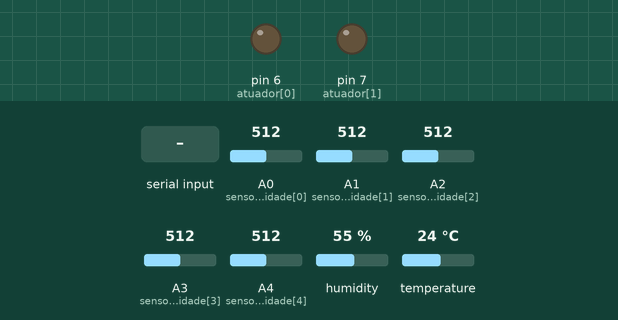
Recording of a sketch running on a simulated Arduino Uno, built with avr-gcc and run on an emulated ATmega328P. On the bench: output pins drawn as LEDs (lit = HIGH). The test bench sets the inputs (shaded band); at power-on: A0 (sensors_umidade[0]) = 512, A1 (sensors_umidade[1]) = 512, A2 (sensors_umidade[2]) = 512, A3 (sensors_umidade[3]) = 512, A4 (sensors_umidade[4]) = 512, humidity 55 %, temperature 24 °C. What the sketch prints to the serial monitor is not drawn.

Above: at 1.2 s.
1.3 s: "1,90\n" received over Serial
At 2.7 s:
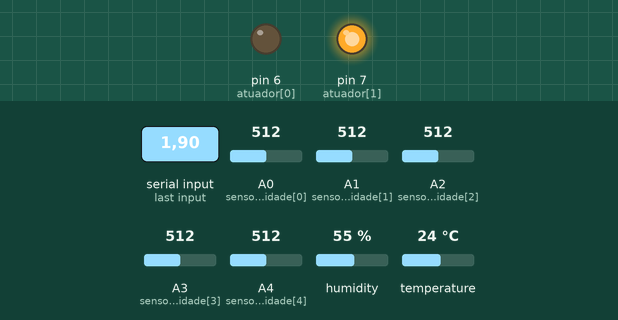
3.8 s: "90,45\n" received over Serial
At 5.9 s:
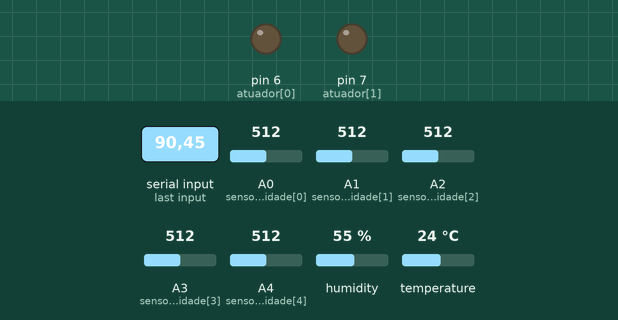
Timing chart, 0 to 7.4 s (numbered marks = the images above; inputs shaded):
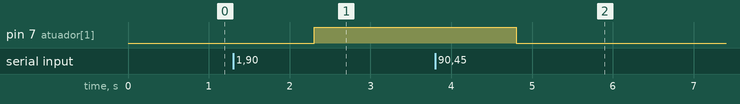

The sketch:

GardenBoardV1.ino
```cpp
#include <dht.h>

dht DHT;
/************************************************/
int atuador[2] = {6,7};  // rele aciona bomba de agua em linha 1 e 2  atuador

/************************************************/
/*
 *  Sensores dht11 e umidade de solo
 *  pinos UMIDADE DE SOLO A0, A1 , A2 ,A3 ,A4
 *  pino dht11 - A5
*/
#define DHT11_PIN A5


int sensors_umidade[5] = {A0, A1, A2, A3, A4 };
int i=0;


/************************************************/

int STATUS_UMIDADE[5] = {0 , 0, 0, 0, 0};

String entrada;

void setup() {
  // put your setup code here, to run once:
  Serial.begin(9600);
  pinMode(atuador[0], OUTPUT);
  pinMode(atuador[1], OUTPUT);
  digitalWrite(atuador[0],LOW);
  digitalWrite(atuador[1],LOW);

  for (i = A0; i < A5; i++){
    Serial.print("\n\tSensor de Umidade start - ");
    Serial.print(i);
    pinMode(i,INPUT);
    Serial.print("\n");
  }

}

void loop() {

 entrada = Serial.readString();
 Serial.println(entrada);
 TrataString(entrada);

 for ( i = 0; i < 5; i++){
   STATUS_UMIDADE[i] = 0;
 }

  PrintSensores();
  delay(100);

}


void PrintSensores(){

 for (i = 0; i < 5; i++){
    STATUS_UMIDADE[i] = map(analogRead(sensors_umidade[i]),0,1023,0,100);
    //Serial.print("\t");
  }

 for ( i = 0; i < 5; i++){
   Serial.print("\tA");
   Serial.print(i);
   Serial.print(" - ");
   Serial.println(STATUS_UMIDADE[i]);
   //Serial.print("\t");

 }

  int chk = DHT.read11(DHT11_PIN);
  Serial.print("Temperature = ");
  Serial.print(DHT.temperature);
  Serial.print("; Humidity = ");
  Serial.println(DHT.humidity);


}

// resolver problema de contole de luminosidade

void TrataString(String texto){
   int pin;
   int enabled;

   pin = texto.substring(0,1).toInt();
   enabled = texto.substring(2,3).toInt();
   bool b=(enabled ? true : false);
   // pin           = atoi(texto.substring(0,1));
   // Enabled = atoi(texto.substring(2,3));

   Serial.println(pin);
   Serial.println(enabled);
   Serial.println(texto.substring(4,5));
   controle_luz(pin,b);
}

void controle_luz(int pin, bool enabled){
  digitalWrite(atuador[pin ? 1 : 0],enabled ? HIGH : LOW);
}
```

Measured:
- after the input at 1.3 s, pin 7 (atuador[1]): LOW → HIGH after 1.0 s
- after the input at 3.8 s, pin 7 (atuador[1]): HIGH → LOW after 1.0 s
